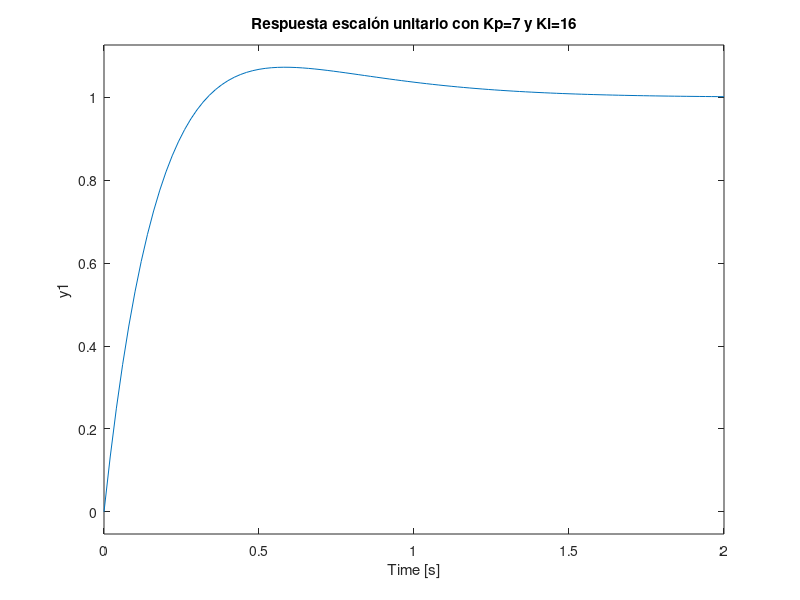

The MATLAB source for this figure: (Note: this script raises an error after producing the figure.)
%%PID Controller
Gp = tf([1],[1,1])
Gc = tf([7,16],[1,0])%mejora a kp=10 y ki=13
Gt = feedback(Gc*Gp,1)
step(Gt)
grid
title('Respuesta escalón unitario con Kp=7 y Ki=16')
%%Following reference
figure
%t=[0:0.01:10];
plot (w)
hold on
plot(input)
plot(u)
plot (error)
xlabel('time(s)')
legend ('w (rad/s)','input(rad/seg)','u(v)','error(rad/seg)')
%A=4;
%f=1;
%y=A*sin(2*pi*f*t);
%plot(input)
%plot(error)
%plot(u)